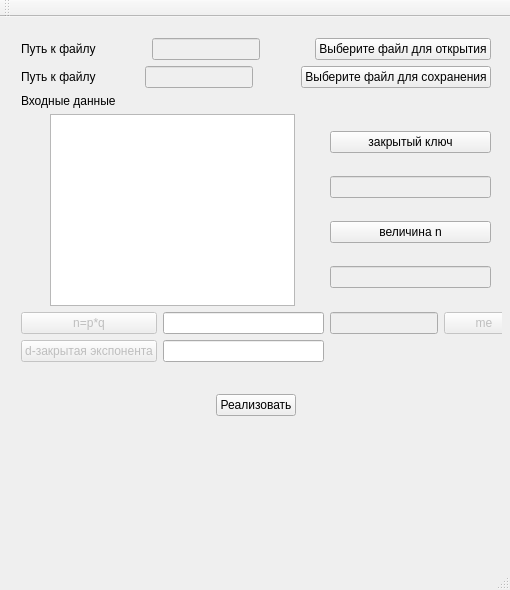
<?xml version="1.0" encoding="UTF-8"?>
<ui version="4.0">
 <class>MainWindow</class>
 <widget class="QMainWindow" name="MainWindow">
  <property name="enabled">
   <bool>true</bool>
  </property>
  <property name="geometry">
   <rect>
    <x>0</x>
    <y>0</y>
    <width>510</width>
    <height>590</height>
   </rect>
  </property>
  <property name="windowTitle">
   <string>MainWindow</string>
  </property>
  <widget class="QWidget" name="centralWidget">
   <property name="enabled">
    <bool>true</bool>
   </property>
   <property name="layoutDirection">
    <enum>Qt::LeftToRight</enum>
   </property>
   <property name="autoFillBackground">
    <bool>false</bool>
   </property>
   <widget class="QWidget" name="verticalLayoutWidget">
    <property name="geometry">
     <rect>
      <x>10</x>
      <y>10</y>
      <width>492</width>
      <height>563</height>
     </rect>
    </property>
    <layout class="QVBoxLayout" name="verticalLayout">
     <item>
      <layout class="QHBoxLayout" name="horizontalLayout_4">
       <item>
        <widget class="QLabel" name="label">
         <property name="text">
          <string>Путь к файлу</string>
         </property>
        </widget>
       </item>
       <item>
        <spacer name="horizontalSpacer_7">
         <property name="orientation">
          <enum>Qt::Horizontal</enum>
         </property>
         <property name="sizeHint" stdset="0">
          <size>
           <width>40</width>
           <height>20</height>
          </size>
         </property>
        </spacer>
       </item>
       <item>
        <widget class="QLineEdit" name="lineopen">
         <property name="enabled">
          <bool>false</bool>
         </property>
        </widget>
       </item>
       <item>
        <spacer name="horizontalSpacer_8">
         <property name="orientation">
          <enum>Qt::Horizontal</enum>
         </property>
         <property name="sizeHint" stdset="0">
          <size>
           <width>40</width>
           <height>20</height>
          </size>
         </property>
        </spacer>
       </item>
       <item>
        <widget class="QPushButton" name="openbut">
         <property name="text">
          <string>Выберите файл для открытия</string>
         </property>
        </widget>
       </item>
      </layout>
     </item>
     <item>
      <layout class="QHBoxLayout" name="horizontalLayout_6">
       <item>
        <widget class="QLabel" name="label_2">
         <property name="text">
          <string>Путь к файлу</string>
         </property>
        </widget>
       </item>
       <item>
        <spacer name="horizontalSpacer_14">
         <property name="orientation">
          <enum>Qt::Horizontal</enum>
         </property>
         <property name="sizeHint" stdset="0">
          <size>
           <width>40</width>
           <height>20</height>
          </size>
         </property>
        </spacer>
       </item>
       <item>
        <widget class="QLineEdit" name="linesave">
         <property name="enabled">
          <bool>false</bool>
         </property>
        </widget>
       </item>
       <item>
        <layout class="QGridLayout" name="gridLayout_2"/>
       </item>
       <item>
        <spacer name="horizontalSpacer_13">
         <property name="orientation">
          <enum>Qt::Horizontal</enum>
         </property>
         <property name="sizeHint" stdset="0">
          <size>
           <width>40</width>
           <height>20</height>
          </size>
         </property>
        </spacer>
       </item>
       <item>
        <widget class="QPushButton" name="savebut">
         <property name="text">
          <string>Выберите файл для сохранения</string>
         </property>
        </widget>
       </item>
      </layout>
     </item>
     <item>
      <layout class="QGridLayout" name="gridLayout">
       <item row="1" column="1">
        <layout class="QHBoxLayout" name="horizontalLayout">
         <item>
          <spacer name="horizontalSpacer">
           <property name="orientation">
            <enum>Qt::Horizontal</enum>
           </property>
           <property name="sizeHint" stdset="0">
            <size>
             <width>40</width>
             <height>20</height>
            </size>
           </property>
          </spacer>
         </item>
         <item>
          <widget class="QTextEdit" name="indan"/>
         </item>
         <item>
          <spacer name="horizontalSpacer_2">
           <property name="orientation">
            <enum>Qt::Horizontal</enum>
           </property>
           <property name="sizeHint" stdset="0">
            <size>
             <width>40</width>
             <height>20</height>
            </size>
           </property>
          </spacer>
         </item>
        </layout>
       </item>
       <item row="6" column="1">
        <layout class="QGridLayout" name="gridLayout_3">
         <item row="1" column="1">
          <widget class="QPushButton" name="pushButton_nBob">
           <property name="enabled">
            <bool>false</bool>
           </property>
           <property name="text">
            <string>n=p*q</string>
           </property>
          </widget>
         </item>
         <item row="2" column="1">
          <widget class="QPushButton" name="pushButton_dBob">
           <property name="enabled">
            <bool>false</bool>
           </property>
           <property name="text">
            <string>d-закрытая экспонента</string>
           </property>
          </widget>
         </item>
         <item row="1" column="2">
          <widget class="QLineEdit" name="lineEdit"/>
         </item>
         <item row="2" column="2">
          <widget class="QLineEdit" name="lineEdit_2"/>
         </item>
        </layout>
       </item>
       <item row="13" column="1">
        <layout class="QGridLayout" name="gridLayout_7"/>
       </item>
       <item row="16" column="2">
        <layout class="QHBoxLayout" name="horizontalLayout_3">
         <item>
          <spacer name="horizontalSpacer_5">
           <property name="orientation">
            <enum>Qt::Horizontal</enum>
           </property>
           <property name="sizeHint" stdset="0">
            <size>
             <width>40</width>
             <height>20</height>
            </size>
           </property>
          </spacer>
         </item>
         <item>
          <widget class="QLabel" name="label_ResultAlisa">
           <property name="text">
            <string/>
           </property>
          </widget>
         </item>
         <item>
          <spacer name="horizontalSpacer_6">
           <property name="orientation">
            <enum>Qt::Horizontal</enum>
           </property>
           <property name="sizeHint" stdset="0">
            <size>
             <width>40</width>
             <height>20</height>
            </size>
           </property>
          </spacer>
         </item>
        </layout>
       </item>
       <item row="16" column="1">
        <layout class="QHBoxLayout" name="horizontalLayout_5">
         <item>
          <spacer name="horizontalSpacer_9">
           <property name="orientation">
            <enum>Qt::Horizontal</enum>
           </property>
           <property name="sizeHint" stdset="0">
            <size>
             <width>40</width>
             <height>20</height>
            </size>
           </property>
          </spacer>
         </item>
         <item>
          <widget class="QLabel" name="label_ResultBob">
           <property name="text">
            <string/>
           </property>
          </widget>
         </item>
         <item>
          <spacer name="horizontalSpacer_10">
           <property name="orientation">
            <enum>Qt::Horizontal</enum>
           </property>
           <property name="sizeHint" stdset="0">
            <size>
             <width>40</width>
             <height>20</height>
            </size>
           </property>
          </spacer>
         </item>
        </layout>
       </item>
       <item row="0" column="1">
        <widget class="QLabel" name="label_3">
         <property name="text">
          <string>Входные данные</string>
         </property>
        </widget>
       </item>
       <item row="6" column="2">
        <layout class="QFormLayout" name="formLayout">
         <item row="0" column="0">
          <layout class="QGridLayout" name="gridLayout_6">
           <item row="2" column="2">
            <widget class="QPushButton" name="pushButton_meAlisa">
             <property name="enabled">
              <bool>false</bool>
             </property>
             <property name="text">
              <string>me</string>
             </property>
            </widget>
           </item>
           <item row="2" column="1">
            <widget class="QLineEdit" name="lineEdit_meAlisa">
             <property name="enabled">
              <bool>false</bool>
             </property>
            </widget>
           </item>
          </layout>
         </item>
        </layout>
       </item>
       <item row="1" column="2">
        <layout class="QVBoxLayout" name="verticalLayout_3">
         <item>
          <widget class="QPushButton" name="key2">
           <property name="text">
            <string>закрытый ключ</string>
           </property>
          </widget>
         </item>
         <item>
          <widget class="QLineEdit" name="zakkey">
           <property name="enabled">
            <bool>false</bool>
           </property>
          </widget>
         </item>
         <item>
          <widget class="QPushButton" name="pushn">
           <property name="text">
            <string>величина n</string>
           </property>
          </widget>
         </item>
         <item>
          <widget class="QLineEdit" name="linen">
           <property name="enabled">
            <bool>false</bool>
           </property>
          </widget>
         </item>
        </layout>
       </item>
      </layout>
     </item>
     <item>
      <layout class="QHBoxLayout" name="horizontalLayout_7">
       <item>
        <spacer name="horizontalSpacer_11">
         <property name="orientation">
          <enum>Qt::Horizontal</enum>
         </property>
         <property name="sizeHint" stdset="0">
          <size>
           <width>40</width>
           <height>20</height>
          </size>
         </property>
        </spacer>
       </item>
       <item>
        <widget class="QPushButton" name="pushButton_Start">
         <property name="text">
          <string>Реализовать</string>
         </property>
        </widget>
       </item>
       <item>
        <spacer name="horizontalSpacer_12">
         <property name="orientation">
          <enum>Qt::Horizontal</enum>
         </property>
         <property name="sizeHint" stdset="0">
          <size>
           <width>40</width>
           <height>20</height>
          </size>
         </property>
        </spacer>
       </item>
      </layout>
     </item>
     <item>
      <spacer name="verticalSpacer">
       <property name="orientation">
        <enum>Qt::Vertical</enum>
       </property>
       <property name="sizeHint" stdset="0">
        <size>
         <width>20</width>
         <height>40</height>
        </size>
       </property>
      </spacer>
     </item>
    </layout>
   </widget>
  </widget>
  <widget class="QMenuBar" name="menuBar">
   <property name="geometry">
    <rect>
     <x>0</x>
     <y>0</y>
     <width>510</width>
     <height>21</height>
    </rect>
   </property>
  </widget>
  <widget class="QToolBar" name="mainToolBar">
   <attribute name="toolBarArea">
    <enum>TopToolBarArea</enum>
   </attribute>
   <attribute name="toolBarBreak">
    <bool>false</bool>
   </attribute>
  </widget>
  <widget class="QStatusBar" name="statusBar"/>
 </widget>
 <layoutdefault spacing="6" margin="11"/>
 <resources/>
 <connections/>
</ui>
